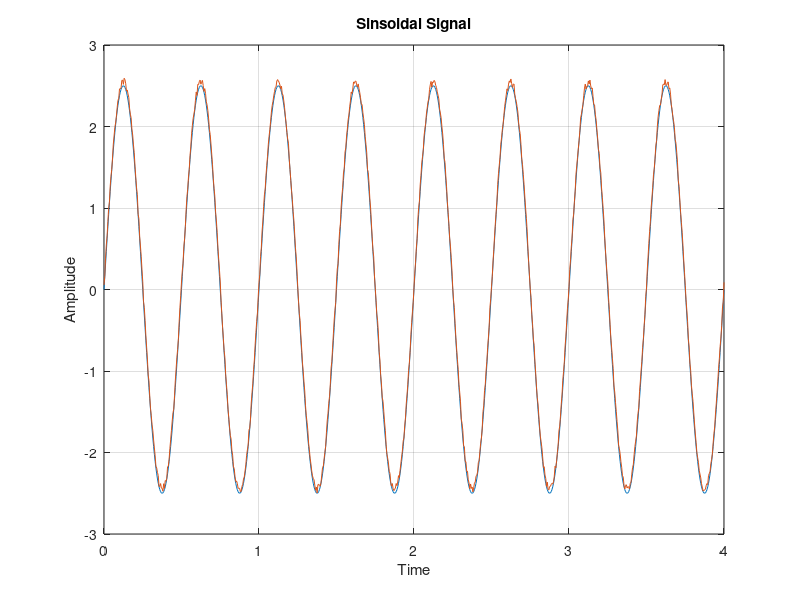

Reproduce this figure in MATLAB.
step = 0.005;
amplitude = 2.5;
frequency = 2 ;
duration = 4 ;
t = 0 : step :duration ;
signal = 2.5 * sin( 2  * pi * frequency * t );
plot(t , signal);
xlabel("Time");
ylabel("Amplitude");
title("Sinsoidal Signal");
grid on ;
hold on ;
standard_deviation = 0.1;
noice_signal = (standard_deviation * rand(size(t)) + signal)  ;
plot(t,noice_signal);
